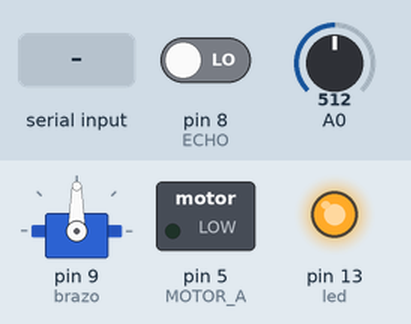
The sketch below on a simulated Arduino Uno, built with avr-gcc and run on an emulated ATmega328P. Parts: servo, switched loads named in the sketch (green lamp = pin HIGH), output pins drawn as LEDs (lit = HIGH). Inputs (shaded band) come from the test bench; at power-on: pin 8 (ECHO) LOW, A0 = 512.

Above: at 1.2 s.
1.3 s: "avanzar\n" received over Serial
At 2.7 s:
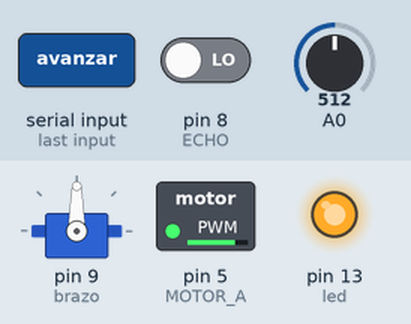
Timing chart, 0 to 4.3 s (numbered marks = the images above; inputs shaded):
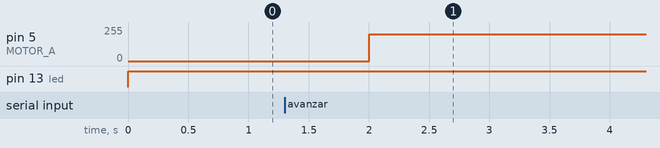

The sketch:

mi_robot_original.ino
```cpp
#include <Servo.h>
#define TRIG 7
#define ECHO 8
const int MOTOR_A = 5;
int led = 13;
Servo brazo;
void setup() {
  Serial.begin(9600);
  pinMode(TRIG, OUTPUT); pinMode(ECHO, INPUT);
  pinMode(MOTOR_A, OUTPUT); pinMode(led, OUTPUT);
  brazo.attach(9);
}
void loop() {
  if (Serial.available()) { String cmd = Serial.readStringUntil('\n'); if (cmd == "avanzar") analogWrite(MOTOR_A, 200); }
  digitalWrite(led, HIGH);
  long t = pulseIn(ECHO, HIGH);
  int luz = analogRead(A0);
}
```

Measured:
- after the input at 1.3 s, pin 5 (MOTOR_A): 0/255 → 200/255 after 0.70 s
